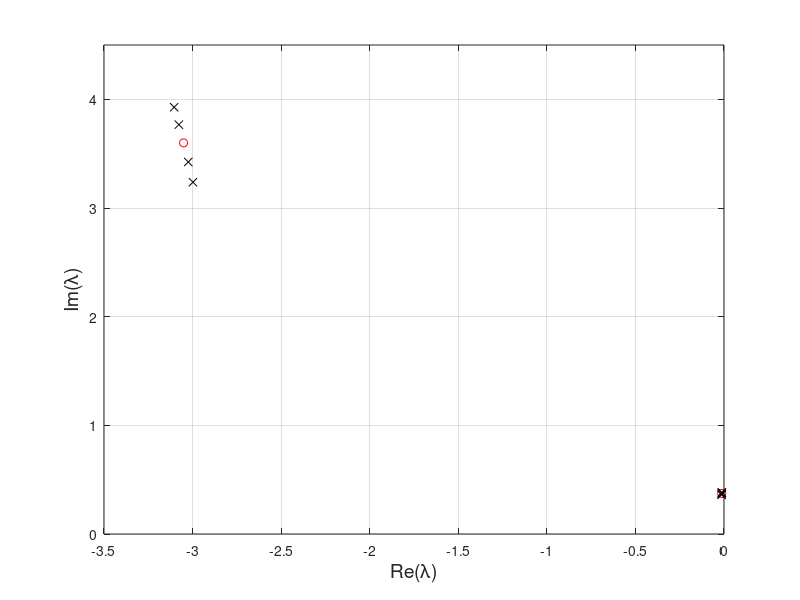

The MATLAB source for this figure:
%
% glider.m: Stability of a simple glider.
%
% Copyright, Rafael Palacios, June 2018
%            r.palacios@imperial.ac.uk
%%%%%%%%%%%%%%%%%%%%%%%%%%%%%%%%%%%%%%%%%%%%%%%%%%%%%%
clear all, close all

% Define constants in the problem.
m=318;
Iyy=432;
g=9.81;
St=1.14;
S=6.11;
b=15;
lw=0.3;
lt=4.63;
lwlt=lw+lt;

% Aerodynamic constants.
rho=1.112; % Density for 1000 m
e=0.8;     % Oswall efficiency factor.
CLaw=5.55;
CLat=4.30;
CLdt=0.45;

% Flight conditions.
Vinf=30;
theta0=-2*pi/180;
alphat0=-5*pi/180;

%% Trim the aircraft.
% load factor
n_trim=cos(theta0);
A=[[S*CLaw+St*CLat St*CLdt]; ...
   [lw*S*CLaw-lt*St*CLat -lt*St*CLdt]];
B=[n_trim*m*g/(0.5*rho*Vinf^2)-St*CLat*alphat0; ...
   lt*St*CLat*alphat0];

X=inv(A)*B;
alpha_trim=X(1)*180/pi
delta_trim=X(2)*180/pi


% Choose a variable (lw here) and loop through it.
k=0;
ref=lw;
for lw=[ref 0.8*ref:ref/10:ref-ref/10 ref+ref/10:ref/10:1.2*ref]
    k=k+1;
    lt=lwlt-lw;
    qinf=1/2*rho*Vinf^2;
    CLa=CLaw+(St/S)*CLat;
    A=[2*g*sin(theta0)/Vinf    g*cos(theta0)/Vinf*(1-(2*S*CLa)/(pi*b^2*e))  0                              -g*cos(theta0);
      -2*g*cos(theta0)/Vinf    g*sin(theta0)/Vinf-rho*Vinf*S*CLa/(2*m)      Vinf-rho*Vinf*St*lt*CLat/(2*m) -g*sin(theta0);
       0                        rho*Vinf*(S*lw*CLaw-St*lt*CLat)/(2*Iyy)      -rho*Vinf*St*lt^2*CLat/(2*Iyy) 0;
       0                        0                                            1                              0];

    B=-[0; qinf*St*CLdt/m; qinf*St*lt*CLdt/Iyy; 0];

    [V, D]=eig(A);
    s_long(:,k)=diag(D);
    
end

% Plot the eigenvalues as a funciton of the variable.
  plot(real(s_long(:,1)),imag(s_long(:,1)),'ro')
  hold on
  plot(real(s_long(:,2:end)),imag(s_long(:,2:end)),'kx')
  axis([-3.5 0 0 4.5])
  xlabel('Re(\lambda)','FontSize',14)
  ylabel('Im(\lambda)','FontSize',14)
  grid on
% eof
